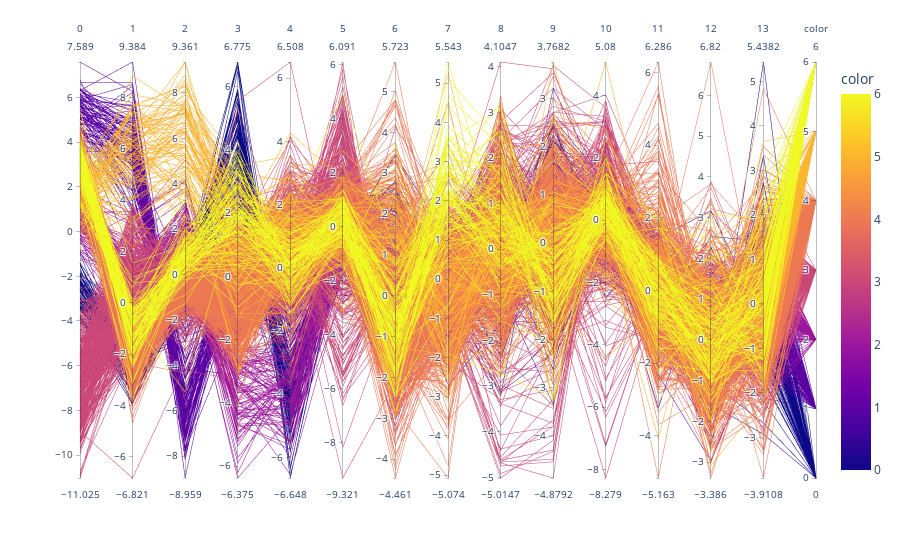

The cell this chart's notebook holds for it:
### Code cell
Y_genus = [y.split(' ')[0] for y in Y]
fig = px.parallel_coordinates(Xr,
                              color=np.unique(Y_genus, return_inverse=True)[1])
fig.show()
fig.write_image("parallel-coords.png")
for i, label in enumerate(np.unique(Y_genus)):
    print(i, label)

### Figure 1 — Plotly figure (JSON) as saved in the notebook; plotly's stock layout.template omitted (floating-point values rounded to 4 significant figures; data arrays with more than 128 entries replaced by an {"elided": "..."} marker saying what was removed)
{"data": [{"dimensions": [{"label": "0", "values": {"elided": "1500 float values"}}, {"label": "1", "values": {"elided": "1500 float values"}}, {"label": "2", "values": {"elided": "1500 float values"}}, {"label": "3", "values": {"elided": "1500 float values"}}, {"label": "4", "values": {"elided": "1500 float values"}}, {"label": "5", "values": {"elided": "1500 float values"}}, {"label": "6", "values": {"elided": "1500 float values"}}, {"label": "7", "values": {"elided": "1500 float values"}}, {"label": "8", "values": {"elided": "1500 float values"}}, {"label": "9", "values": {"elided": "1500 float values"}}, {"label": "10", "values": {"elided": "1500 float values"}}, {"label": "11", "values": {"elided": "1500 float values"}}, {"label": "12", "values": {"elided": "1500 float values"}}, {"label": "13", "values": {"elided": "1500 float values"}}, {"label": "color", "values": {"elided": "1500 int values"}}], "domain": {"x": [0.0, 1.0], "y": [0.0, 1.0]}, "line": {"color": {"elided": "1500 int values"}, "coloraxis": "coloraxis"}, "name": "", "type": "parcoords"}], "layout": {"coloraxis": {"colorbar": {"title": {"text": "color"}}, "colorscale": [[0.0, "#0d0887"], [0.1111, "#46039f"], [0.2222, "#7201a8"], [0.3333, "#9c179e"], [0.4444, "#bd3786"], [0.5556, "#d8576b"], [0.6667, "#ed7953"], [0.7778, "#fb9f3a"], [0.8889, "#fdca26"], [1.0, "#f0f921"]]}, "legend": {"tracegroupgap": 0}, "margin": {"t": 60}}}
